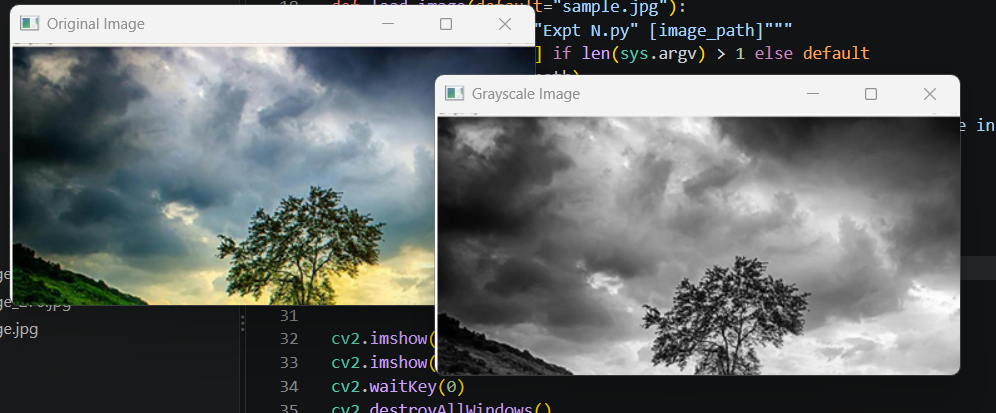
#> input picture Expt 1.png, 996 x 413 px
$ python 'Expt 12.py' 'Expt 1.png'
#> lines starting #> are read from the running program, lines starting #| are printed output that depends on the picture
import sys
import cv2
import numpy as np


def demo_image(h=480, w=720):
    """Fallback image so the program runs even if sample.jpg is missing."""
    img = np.zeros((h, w, 3), np.uint8)
    for y in range(h):                       # sky gradient
        img[y, :] = (200 - y // 4, 140 - y // 6, 60 + y // 5)
    cv2.rectangle(img, (0, int(h * 0.75)), (w, h), (40, 160, 40), -1)   # grass
    cv2.circle(img, (int(w * 0.65), int(h * 0.55)), 70, (30, 100, 30), -1)  # tree top
    cv2.rectangle(img, (int(w * 0.65) - 8, int(h * 0.55)), (int(w * 0.65) + 8, int(h * 0.75)), (20, 50, 90), -1)
    noise = np.random.randint(0, 25, img.shape, dtype=np.uint8)
    return cv2.add(img, noise)


def load_image(default="sample.png"):
    """Usage: python "Expt N.py" [image_path]"""
#> called with default = 'image.png'
    path = sys.argv[1] if len(sys.argv) > 1 else default
    img = cv2.imread(path)
#> img is the input picture: shape (413, 996, 3); mean B, G, R 107.1, 107.6, 103.8
    if img is None:
        print(f"'{path}' not found -> using a generated demo image instead.")
        img = demo_image()
    return img


# Experiment 12: 270-degree rotation (flip about Y-axis + rotate 90 counter-clockwise)
image = load_image("image.png")
flipped_image = cv2.flip(image, 1)
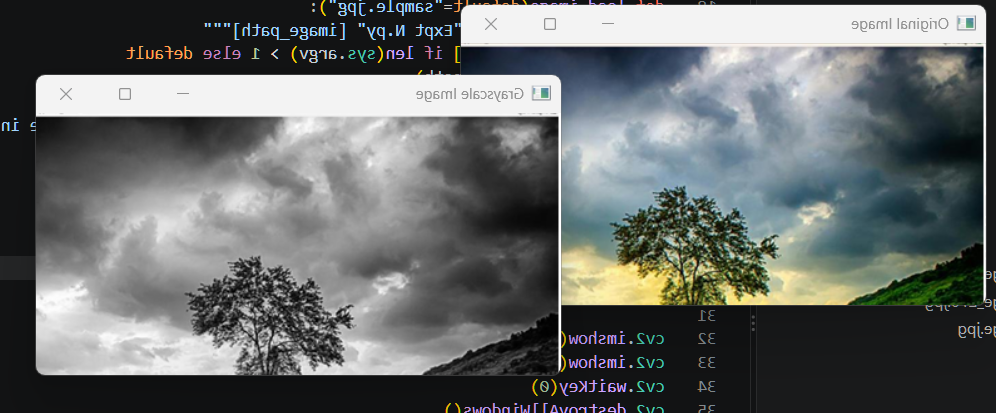
#> flipped_image: shape (413, 996, 3); mean B, G, R 107.1, 107.6, 103.8
rotated_image = cv2.rotate(flipped_image, cv2.ROTATE_90_COUNTERCLOCKWISE)
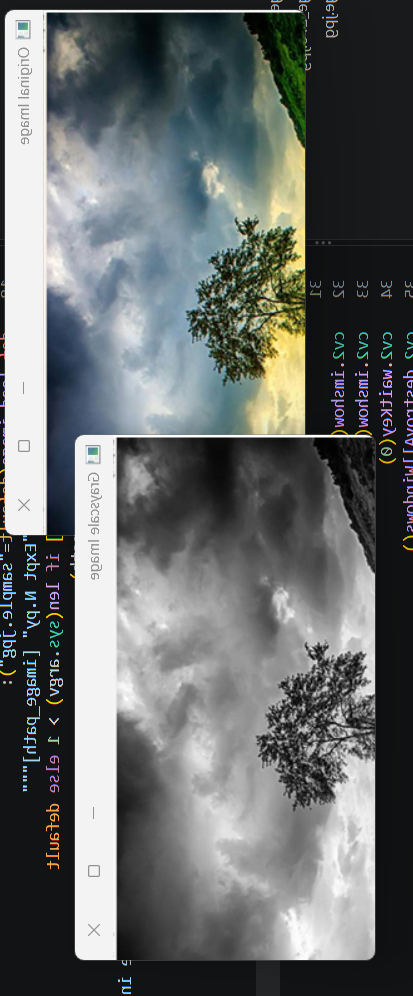
#> rotated_image: shape (996, 413, 3); mean B, G, R 107.1, 107.6, 103.8

cv2.imshow("Original Image", image)
cv2.imshow("Rotated 270-degree Clockwise Along Y-axis", rotated_image)
cv2.imwrite("rotated_image_270.jpg", rotated_image)
cv2.waitKey(0)
cv2.destroyAllWindows()

$ run again, on Expt 2.png
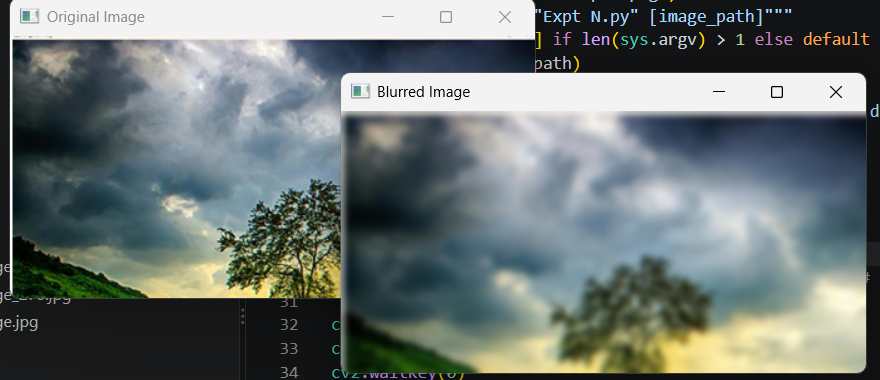
#> input picture Expt 2.png, 880 x 380 px
#> in load_image, img is the input picture: shape (380, 880, 3); mean B, G, R 116.7, 118.6, 109.5
#> `flipped_image = cv2.flip(image, 1)`:
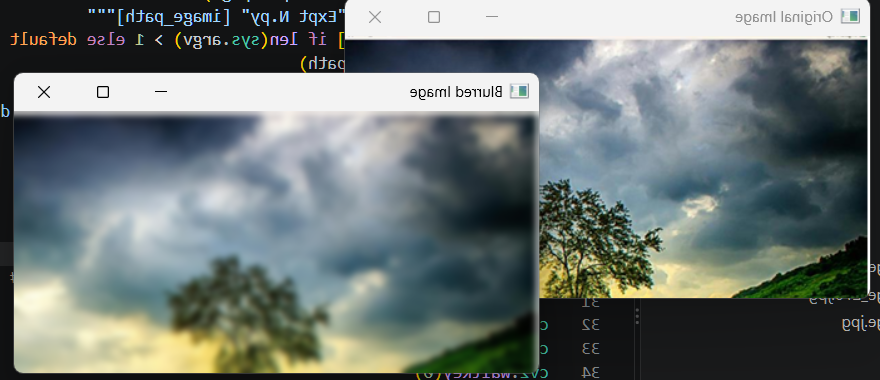
#> flipped_image: shape (380, 880, 3); mean B, G, R 116.7, 118.6, 109.5
#> `rotated_image = cv2.rotate(flipped_image, cv2.ROTATE_90_COUNTERCLOCKWI..`:
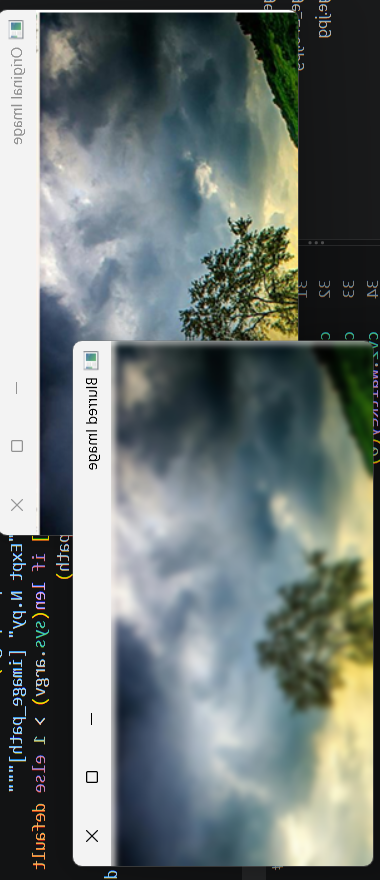
#> rotated_image: shape (880, 380, 3); mean B, G, R 116.7, 118.6, 109.5
